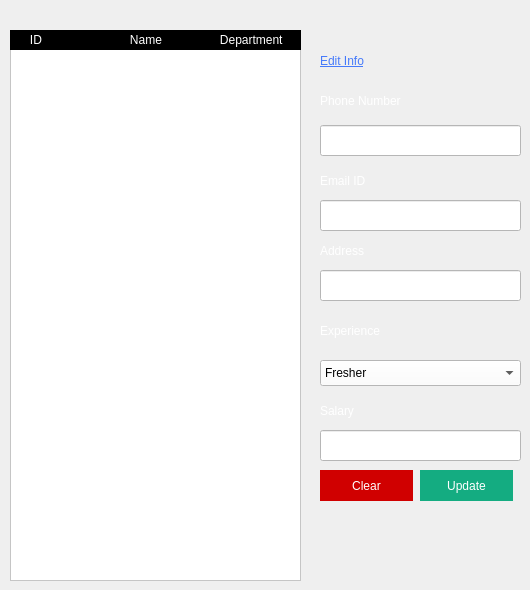
    <widget class="QWidget" name="Update">
     <widget class="QLabel" name="label_38">
      <property name="geometry">
       <rect>
        <x>320</x>
        <y>50</y>
        <width>121</width>
        <height>21</height>
       </rect>
      </property>
      <property name="styleSheet">
       <string notr="true">
text-decoration: underline;
color: rgb(70, 122, 250);
            text-align:left;
text-decoration: underline;
font: 700 italic 12pt &quot;Segoe UI&quot;;
background:none;
</string>
      </property>
      <property name="text">
       <string>Edit Info</string>
      </property>
     </widget>
     <widget class="QLabel" name="label_39">
      <property name="geometry">
       <rect>
        <x>320</x>
        <y>80</y>
        <width>141</width>
        <height>41</height>
       </rect>
      </property>
      <property name="styleSheet">
       <string notr="true">background:none;
color:white;
text-align:center;
font: 700 10pt &quot;Segoe UI&quot;;</string>
      </property>
      <property name="text">
       <string>Phone Number</string>
      </property>
     </widget>
     <widget class="QLabel" name="label_40">
      <property name="geometry">
       <rect>
        <x>320</x>
        <y>230</y>
        <width>141</width>
        <height>41</height>
       </rect>
      </property>
      <property name="styleSheet">
       <string notr="true">background:none;
color:white;
text-align:center;
font: 700 10pt &quot;Segoe UI&quot;;</string>
      </property>
      <property name="text">
       <string>Address</string>
      </property>
     </widget>
     <widget class="QLabel" name="label_41">
      <property name="geometry">
       <rect>
        <x>320</x>
        <y>160</y>
        <width>141</width>
        <height>41</height>
       </rect>
      </property>
      <property name="styleSheet">
       <string notr="true">background:none;
color:white;
text-align:center;
font: 700 10pt &quot;Segoe UI&quot;;</string>
      </property>
      <property name="text">
       <string>Email ID</string>
      </property>
     </widget>
     <widget class="QLabel" name="label_42">
      <property name="geometry">
       <rect>
        <x>320</x>
        <y>310</y>
        <width>141</width>
        <height>41</height>
       </rect>
      </property>
      <property name="styleSheet">
       <string notr="true">background:none;
color:white;
text-align:center;
font: 700 10pt &quot;Segoe UI&quot;;</string>
      </property>
      <property name="text">
       <string>Experience</string>
      </property>
     </widget>
     <widget class="QComboBox" name="updateEmpType">
      <property name="geometry">
       <rect>
        <x>320</x>
        <y>360</y>
        <width>201</width>
        <height>26</height>
       </rect>
      </property>
      <property name="styleSheet">
       <string notr="true">background:white;</string>
      </property>
      <item>
       <property name="text">
        <string>Fresher</string>
       </property>
      </item>
      <item>
       <property name="text">
        <string>Experienced</string>
       </property>
      </item>
     </widget>
     <widget class="QPushButton" name="pushButton_12">
      <property name="geometry">
       <rect>
        <x>320</x>
        <y>470</y>
        <width>93</width>
        <height>31</height>
       </rect>
      </property>
      <property name="styleSheet">
       <string notr="true">QPushButton {
color:white;
            
	
	background-color: rgb(208, 0, 0);
            text-align:centre;
	font: 700 9pt &quot;Segoe UI&quot;;
border:none;
        }
        QPushButton:hover {
            color: white;
	
	background-color: rgb(168, 0, 0);
font: 700 10pt &quot;Segoe UI&quot;;
        }</string>
      </property>
      <property name="text">
       <string>Clear</string>
      </property>
     </widget>
     <widget class="QPushButton" name="pushButton_13">
      <property name="geometry">
       <rect>
        <x>420</x>
        <y>470</y>
        <width>93</width>
        <height>31</height>
       </rect>
      </property>
      <property name="styleSheet">
       <string notr="true">QPushButton {
color:white;
	background-color: rgb(20, 172, 129);
            text-align:lcentre;
        
	font: 700 9pt &quot;Segoe UI&quot;;
border:none;
        }
        QPushButton:hover {
            color: white;
	background-color: rgb(0, 140, 103);
font: 700 10pt &quot;Segoe UI&quot;;
        }</string>
      </property>
      <property name="text">
       <string>Update</string>
      </property>
     </widget>
     <widget class="QTableView" name="updateTableView">
      <property name="geometry">
       <rect>
        <x>10</x>
        <y>30</y>
        <width>291</width>
        <height>551</height>
       </rect>
      </property>
      <property name="styleSheet">
       <string notr="true">background:white;</string>
      </property>
      <property name="horizontalScrollBarPolicy">
       <enum>Qt::ScrollBarAlwaysOff</enum>
      </property>
      <property name="sizeAdjustPolicy">
       <enum>QAbstractScrollArea::AdjustToContentsOnFirstShow</enum>
      </property>
      <property name="selectionMode">
       <enum>QAbstractItemView::ExtendedSelection</enum>
      </property>
      <property name="textElideMode">
       <enum>Qt::ElideNone</enum>
      </property>
     </widget>
     <widget class="QLineEdit" name="updateEmpPhone">
      <property name="geometry">
       <rect>
        <x>320</x>
        <y>125</y>
        <width>201</width>
        <height>31</height>
       </rect>
      </property>
      <property name="styleSheet">
       <string notr="true">background:white;</string>
      </property>
     </widget>
     <widget class="QLineEdit" name="updateEmpEmail">
      <property name="geometry">
       <rect>
        <x>320</x>
        <y>200</y>
        <width>201</width>
        <height>31</height>
       </rect>
      </property>
      <property name="styleSheet">
       <string notr="true">background:white;</string>
      </property>
     </widget>
     <widget class="QLineEdit" name="updateEmpAddress">
      <property name="geometry">
       <rect>
        <x>320</x>
        <y>270</y>
        <width>201</width>
        <height>31</height>
       </rect>
      </property>
      <property name="styleSheet">
       <string notr="true">background:white;</string>
      </property>
     </widget>
     <widget class="QLabel" name="updateEmpID">
      <property name="geometry">
       <rect>
        <x>360</x>
        <y>20</y>
        <width>63</width>
        <height>20</height>
       </rect>
      </property>
      <property name="styleSheet">
       <string notr="true">color:rgb(54, 69, 79);</string>
      </property>
      <property name="text">
       <string/>
      </property>
     </widget>
     <widget class="QLineEdit" name="updateEmpSalary">
      <property name="geometry">
       <rect>
        <x>320</x>
        <y>430</y>
        <width>201</width>
        <height>31</height>
       </rect>
      </property>
      <property name="styleSheet">
       <string notr="true">background:white;</string>
      </property>
     </widget>
     <widget class="QLabel" name="label_43">
      <property name="geometry">
       <rect>
        <x>320</x>
        <y>390</y>
        <width>141</width>
        <height>41</height>
       </rect>
      </property>
      <property name="styleSheet">
       <string notr="true">background:none;
color:white;
text-align:center;
font: 700 10pt &quot;Segoe UI&quot;;</string>
      </property>
      <property name="text">
       <string>Salary</string>
      </property>
     </widget>
     <widget class="QLabel" name="label_36">
      <property name="geometry">
       <rect>
        <x>10</x>
        <y>30</y>
        <width>81</width>
        <height>20</height>
       </rect>
      </property>
      <property name="styleSheet">
       <string notr="true">background-color:black;

color:white;
font: 700 10pt &quot;Segoe UI&quot;;</string>
      </property>
      <property name="text">
       <string>      ID</string>
      </property>
     </widget>
     <widget class="QLabel" name="label_37">
      <property name="geometry">
       <rect>
        <x>90</x>
        <y>30</y>
        <width>111</width>
        <height>20</height>
       </rect>
      </property>
      <property name="styleSheet">
       <string notr="true">background-color:black;

color:white;
font: 700 10pt &quot;Segoe UI&quot;;</string>
      </property>
      <property name="text">
       <string>            Name</string>
      </property>
     </widget>
     <widget class="QLabel" name="label_44">
      <property name="geometry">
       <rect>
        <x>170</x>
        <y>30</y>
        <width>131</width>
        <height>20</height>
       </rect>
      </property>
      <property name="styleSheet">
       <string notr="true">background-color:black;
color:white;
font: 700 10pt &quot;Segoe UI&quot;;</string>
      </property>
      <property name="text">
       <string>               Department</string>
      </property>
     </widget>
     <zorder>label_38</zorder>
     <zorder>label_39</zorder>
     <zorder>label_40</zorder>
     <zorder>label_41</zorder>
     <zorder>label_42</zorder>
     <zorder>updateEmpType</zorder>
     <zorder>pushButton_12</zorder>
     <zorder>pushButton_13</zorder>
     <zorder>updateTableView</zorder>
     <zorder>updateEmpPhone</zorder>
     <zorder>updateEmpEmail</zorder>
     <zorder>updateEmpAddress</zorder>
     <zorder>updateEmpID</zorder>
     <zorder>updateEmpSalary</zorder>
     <zorder>label_43</zorder>
     <zorder>label_36</zorder>
     <zorder>label_44</zorder>
     <zorder>label_37</zorder>
    </widget>
